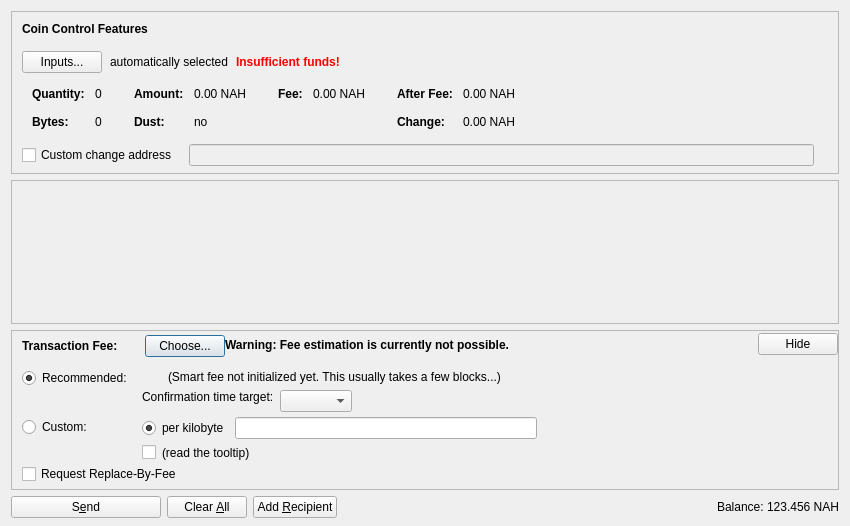
<?xml version="1.0" encoding="UTF-8"?>
<ui version="4.0">
 <class>SendCoinsDialog</class>
 <widget class="QDialog" name="SendCoinsDialog">
  <property name="geometry">
   <rect>
    <x>0</x>
    <y>0</y>
    <width>850</width>
    <height>526</height>
   </rect>
  </property>
  <property name="windowTitle">
   <string>Send Coins</string>
  </property>
  <layout class="QVBoxLayout" name="verticalLayout" stretch="0,1,0,0">
   <property name="bottomMargin">
    <number>8</number>
   </property>
   <item>
    <widget class="QFrame" name="frameCoinControl">
     <property name="sizePolicy">
      <sizepolicy hsizetype="Expanding" vsizetype="Expanding">
       <horstretch>0</horstretch>
       <verstretch>0</verstretch>
      </sizepolicy>
     </property>
     <property name="maximumSize">
      <size>
       <width>16777215</width>
       <height>16777215</height>
      </size>
     </property>
     <property name="frameShape">
      <enum>QFrame::StyledPanel</enum>
     </property>
     <property name="frameShadow">
      <enum>QFrame::Sunken</enum>
     </property>
     <layout class="QVBoxLayout" name="verticalLayoutCoinControl2">
      <property name="spacing">
       <number>0</number>
      </property>
      <property name="leftMargin">
       <number>0</number>
      </property>
      <property name="topMargin">
       <number>0</number>
      </property>
      <property name="rightMargin">
       <number>0</number>
      </property>
      <property name="bottomMargin">
       <number>6</number>
      </property>
      <item>
       <layout class="QVBoxLayout" name="verticalLayoutCoinControl" stretch="0,0,0,0,1">
        <property name="spacing">
         <number>0</number>
        </property>
        <property name="leftMargin">
         <number>10</number>
        </property>
        <property name="topMargin">
         <number>10</number>
        </property>
        <item>
         <layout class="QHBoxLayout" name="horizontalLayoutCoinControl1">
          <property name="bottomMargin">
           <number>15</number>
          </property>
          <item>
           <widget class="QLabel" name="labelCoinControlFeatures">
            <property name="sizePolicy">
             <sizepolicy hsizetype="Preferred" vsizetype="Maximum">
              <horstretch>0</horstretch>
              <verstretch>0</verstretch>
             </sizepolicy>
            </property>
            <property name="font">
             <font>
              <weight>75</weight>
              <bold>true</bold>
             </font>
            </property>
            <property name="styleSheet">
             <string notr="true">font-weight:bold;</string>
            </property>
            <property name="text">
             <string>Coin Control Features</string>
            </property>
           </widget>
          </item>
         </layout>
        </item>
        <item>
         <layout class="QHBoxLayout" name="horizontalLayoutCoinControl2" stretch="0,0,0,0">
          <property name="spacing">
           <number>8</number>
          </property>
          <property name="bottomMargin">
           <number>10</number>
          </property>
          <item>
           <widget class="QPushButton" name="pushButtonCoinControl">
            <property name="styleSheet">
             <string notr="true"/>
            </property>
            <property name="text">
             <string>Inputs...</string>
            </property>
            <property name="autoDefault">
             <bool>false</bool>
            </property>
           </widget>
          </item>
          <item>
           <widget class="QLabel" name="labelCoinControlAutomaticallySelected">
            <property name="text">
             <string>automatically selected</string>
            </property>
            <property name="margin">
             <number>5</number>
            </property>
           </widget>
          </item>
          <item>
           <widget class="QLabel" name="labelCoinControlInsuffFunds">
            <property name="font">
             <font>
              <weight>75</weight>
              <bold>true</bold>
             </font>
            </property>
            <property name="styleSheet">
             <string notr="true">color:red;font-weight:bold;</string>
            </property>
            <property name="text">
             <string>Insufficient funds!</string>
            </property>
            <property name="margin">
             <number>5</number>
            </property>
           </widget>
          </item>
          <item>
           <spacer name="horizontalSpacerCoinControl">
            <property name="orientation">
             <enum>Qt::Horizontal</enum>
            </property>
            <property name="sizeHint" stdset="0">
             <size>
              <width>40</width>
              <height>1</height>
             </size>
            </property>
           </spacer>
          </item>
         </layout>
        </item>
        <item>
         <widget class="QWidget" name="widgetCoinControl" native="true">
          <property name="sizePolicy">
           <sizepolicy hsizetype="Preferred" vsizetype="Preferred">
            <horstretch>0</horstretch>
            <verstretch>0</verstretch>
           </sizepolicy>
          </property>
          <property name="minimumSize">
           <size>
            <width>0</width>
            <height>0</height>
           </size>
          </property>
          <property name="styleSheet">
           <string notr="true"/>
          </property>
          <layout class="QHBoxLayout" name="horizontalLayoutCoinControl5">
           <property name="leftMargin">
            <number>0</number>
           </property>
           <property name="topMargin">
            <number>0</number>
           </property>
           <property name="rightMargin">
            <number>0</number>
           </property>
           <property name="bottomMargin">
            <number>0</number>
           </property>
           <item>
            <layout class="QHBoxLayout" name="horizontalLayoutCoinControl3" stretch="0,0,0,1">
             <property name="spacing">
              <number>20</number>
             </property>
             <property name="topMargin">
              <number>0</number>
             </property>
             <property name="bottomMargin">
              <number>10</number>
             </property>
             <item>
              <layout class="QFormLayout" name="formLayoutCoinControl1">
               <property name="horizontalSpacing">
                <number>10</number>
               </property>
               <property name="verticalSpacing">
                <number>14</number>
               </property>
               <property name="leftMargin">
                <number>10</number>
               </property>
               <property name="topMargin">
                <number>4</number>
               </property>
               <property name="rightMargin">
                <number>6</number>
               </property>
               <item row="0" column="0">
                <widget class="QLabel" name="labelCoinControlQuantityText">
                 <property name="font">
                  <font>
                   <weight>75</weight>
                   <bold>true</bold>
                  </font>
                 </property>
                 <property name="text">
                  <string>Quantity:</string>
                 </property>
                 <property name="margin">
                  <number>0</number>
                 </property>
                </widget>
               </item>
               <item row="0" column="1">
                <widget class="QLabel" name="labelCoinControlQuantity">
                 <property name="cursor">
                  <cursorShape>IBeamCursor</cursorShape>
                 </property>
                 <property name="contextMenuPolicy">
                  <enum>Qt::ActionsContextMenu</enum>
                 </property>
                 <property name="text">
                  <string notr="true">0</string>
                 </property>
                 <property name="margin">
                  <number>0</number>
                 </property>
                 <property name="textInteractionFlags">
                  <set>Qt::LinksAccessibleByMouse|Qt::TextSelectableByKeyboard|Qt::TextSelectableByMouse</set>
                 </property>
                </widget>
               </item>
               <item row="1" column="0">
                <widget class="QLabel" name="labelCoinControlBytesText">
                 <property name="font">
                  <font>
                   <weight>75</weight>
                   <bold>true</bold>
                  </font>
                 </property>
                 <property name="text">
                  <string>Bytes:</string>
                 </property>
                </widget>
               </item>
               <item row="1" column="1">
                <widget class="QLabel" name="labelCoinControlBytes">
                 <property name="cursor">
                  <cursorShape>IBeamCursor</cursorShape>
                 </property>
                 <property name="contextMenuPolicy">
                  <enum>Qt::ActionsContextMenu</enum>
                 </property>
                 <property name="text">
                  <string notr="true">0</string>
                 </property>
                 <property name="textInteractionFlags">
                  <set>Qt::LinksAccessibleByMouse|Qt::TextSelectableByKeyboard|Qt::TextSelectableByMouse</set>
                 </property>
                </widget>
               </item>
              </layout>
             </item>
             <item>
              <layout class="QFormLayout" name="formLayoutCoinControl2">
               <property name="horizontalSpacing">
                <number>10</number>
               </property>
               <property name="verticalSpacing">
                <number>14</number>
               </property>
               <property name="leftMargin">
                <number>6</number>
               </property>
               <property name="topMargin">
                <number>4</number>
               </property>
               <property name="rightMargin">
                <number>6</number>
               </property>
               <item row="0" column="0">
                <widget class="QLabel" name="labelCoinControlAmountText">
                 <property name="font">
                  <font>
                   <weight>75</weight>
                   <bold>true</bold>
                  </font>
                 </property>
                 <property name="text">
                  <string>Amount:</string>
                 </property>
                 <property name="margin">
                  <number>0</number>
                 </property>
                </widget>
               </item>
               <item row="0" column="1">
                <widget class="QLabel" name="labelCoinControlAmount">
                 <property name="cursor">
                  <cursorShape>IBeamCursor</cursorShape>
                 </property>
                 <property name="contextMenuPolicy">
                  <enum>Qt::ActionsContextMenu</enum>
                 </property>
                 <property name="text">
                  <string notr="true">0.00 NAH</string>
                 </property>
                 <property name="textInteractionFlags">
                  <set>Qt::LinksAccessibleByMouse|Qt::TextSelectableByKeyboard|Qt::TextSelectableByMouse</set>
                 </property>
                </widget>
               </item>
               <item row="1" column="0">
                <widget class="QLabel" name="labelCoinControlLowOutputText">
                 <property name="font">
                  <font>
                   <weight>75</weight>
                   <bold>true</bold>
                  </font>
                 </property>
                 <property name="text">
                  <string>Dust:</string>
                 </property>
                </widget>
               </item>
               <item row="1" column="1">
                <widget class="QLabel" name="labelCoinControlLowOutput">
                 <property name="cursor">
                  <cursorShape>IBeamCursor</cursorShape>
                 </property>
                 <property name="contextMenuPolicy">
                  <enum>Qt::ActionsContextMenu</enum>
                 </property>
                 <property name="text">
                  <string notr="true">no</string>
                 </property>
                 <property name="textInteractionFlags">
                  <set>Qt::LinksAccessibleByMouse|Qt::TextSelectableByKeyboard|Qt::TextSelectableByMouse</set>
                 </property>
                </widget>
               </item>
              </layout>
             </item>
             <item>
              <layout class="QFormLayout" name="formLayoutCoinControl3">
               <property name="horizontalSpacing">
                <number>10</number>
               </property>
               <property name="verticalSpacing">
                <number>14</number>
               </property>
               <property name="leftMargin">
                <number>6</number>
               </property>
               <property name="topMargin">
                <number>4</number>
               </property>
               <property name="rightMargin">
                <number>6</number>
               </property>
               <item row="0" column="0">
                <widget class="QLabel" name="labelCoinControlFeeText">
                 <property name="font">
                  <font>
                   <weight>75</weight>
                   <bold>true</bold>
                  </font>
                 </property>
                 <property name="text">
                  <string>Fee:</string>
                 </property>
                 <property name="margin">
                  <number>0</number>
                 </property>
                </widget>
               </item>
               <item row="0" column="1">
                <widget class="QLabel" name="labelCoinControlFee">
                 <property name="cursor">
                  <cursorShape>IBeamCursor</cursorShape>
                 </property>
                 <property name="contextMenuPolicy">
                  <enum>Qt::ActionsContextMenu</enum>
                 </property>
                 <property name="text">
                  <string notr="true">0.00 NAH</string>
                 </property>
                 <property name="textInteractionFlags">
                  <set>Qt::LinksAccessibleByMouse|Qt::TextSelectableByKeyboard|Qt::TextSelectableByMouse</set>
                 </property>
                </widget>
               </item>
              </layout>
             </item>
             <item>
              <layout class="QFormLayout" name="formLayoutCoinControl4">
               <property name="horizontalSpacing">
                <number>10</number>
               </property>
               <property name="verticalSpacing">
                <number>14</number>
               </property>
               <property name="leftMargin">
                <number>6</number>
               </property>
               <property name="topMargin">
                <number>4</number>
               </property>
               <property name="rightMargin">
                <number>6</number>
               </property>
               <item row="0" column="0">
                <widget class="QLabel" name="labelCoinControlAfterFeeText">
                 <property name="font">
                  <font>
                   <weight>75</weight>
                   <bold>true</bold>
                  </font>
                 </property>
                 <property name="text">
                  <string>After Fee:</string>
                 </property>
                 <property name="margin">
                  <number>0</number>
                 </property>
                </widget>
               </item>
               <item row="0" column="1">
                <widget class="QLabel" name="labelCoinControlAfterFee">
                 <property name="cursor">
                  <cursorShape>IBeamCursor</cursorShape>
                 </property>
                 <property name="contextMenuPolicy">
                  <enum>Qt::ActionsContextMenu</enum>
                 </property>
                 <property name="text">
                  <string notr="true">0.00 NAH</string>
                 </property>
                 <property name="textInteractionFlags">
                  <set>Qt::LinksAccessibleByMouse|Qt::TextSelectableByKeyboard|Qt::TextSelectableByMouse</set>
                 </property>
                </widget>
               </item>
               <item row="1" column="0">
                <widget class="QLabel" name="labelCoinControlChangeText">
                 <property name="font">
                  <font>
                   <weight>75</weight>
                   <bold>true</bold>
                  </font>
                 </property>
                 <property name="text">
                  <string>Change:</string>
                 </property>
                </widget>
               </item>
               <item row="1" column="1">
                <widget class="QLabel" name="labelCoinControlChange">
                 <property name="cursor">
                  <cursorShape>IBeamCursor</cursorShape>
                 </property>
                 <property name="contextMenuPolicy">
                  <enum>Qt::ActionsContextMenu</enum>
                 </property>
                 <property name="text">
                  <string notr="true">0.00 NAH</string>
                 </property>
                 <property name="textInteractionFlags">
                  <set>Qt::LinksAccessibleByMouse|Qt::TextSelectableByKeyboard|Qt::TextSelectableByMouse</set>
                 </property>
                </widget>
               </item>
              </layout>
             </item>
            </layout>
           </item>
          </layout>
         </widget>
        </item>
        <item>
         <layout class="QHBoxLayout" name="horizontalLayoutCoinControl4" stretch="0,0,0">
          <property name="spacing">
           <number>12</number>
          </property>
          <property name="sizeConstraint">
           <enum>QLayout::SetDefaultConstraint</enum>
          </property>
          <property name="topMargin">
           <number>5</number>
          </property>
          <property name="rightMargin">
           <number>5</number>
          </property>
          <item>
           <widget class="QCheckBox" name="checkBoxCoinControlChange">
            <property name="toolTip">
             <string>If this is activated, but the change address is empty or invalid, change will be sent to a newly generated address.</string>
            </property>
            <property name="text">
             <string>Custom change address</string>
            </property>
           </widget>
          </item>
          <item>
           <widget class="QValidatedLineEdit" name="lineEditCoinControlChange">
            <property name="enabled">
             <bool>false</bool>
            </property>
            <property name="sizePolicy">
             <sizepolicy hsizetype="Expanding" vsizetype="Fixed">
              <horstretch>0</horstretch>
              <verstretch>0</verstretch>
             </sizepolicy>
            </property>
           </widget>
          </item>
          <item>
           <widget class="QLabel" name="labelCoinControlChangeLabel">
            <property name="sizePolicy">
             <sizepolicy hsizetype="Preferred" vsizetype="Expanding">
              <horstretch>0</horstretch>
              <verstretch>0</verstretch>
             </sizepolicy>
            </property>
            <property name="minimumSize">
             <size>
              <width>0</width>
              <height>0</height>
             </size>
            </property>
            <property name="text">
             <string/>
            </property>
            <property name="margin">
             <number>3</number>
            </property>
           </widget>
          </item>
         </layout>
        </item>
        <item>
         <spacer name="verticalSpacerCoinControl">
          <property name="orientation">
           <enum>Qt::Vertical</enum>
          </property>
          <property name="sizeHint" stdset="0">
           <size>
            <width>800</width>
            <height>1</height>
           </size>
          </property>
         </spacer>
        </item>
       </layout>
      </item>
     </layout>
    </widget>
   </item>
   <item>
    <widget class="QScrollArea" name="scrollArea">
     <property name="widgetResizable">
      <bool>true</bool>
     </property>
     <widget class="QWidget" name="scrollAreaWidgetContents">
      <property name="geometry">
       <rect>
        <x>0</x>
        <y>0</y>
        <width>830</width>
        <height>104</height>
       </rect>
      </property>
      <layout class="QVBoxLayout" name="verticalLayout_2" stretch="0,1">
       <property name="leftMargin">
        <number>0</number>
       </property>
       <property name="topMargin">
        <number>0</number>
       </property>
       <property name="rightMargin">
        <number>0</number>
       </property>
       <property name="bottomMargin">
        <number>0</number>
       </property>
       <item>
        <layout class="QVBoxLayout" name="entries">
         <property name="spacing">
          <number>6</number>
         </property>
        </layout>
       </item>
       <item>
        <spacer name="verticalSpacer">
         <property name="orientation">
          <enum>Qt::Vertical</enum>
         </property>
         <property name="sizeHint" stdset="0">
          <size>
           <width>20</width>
           <height>40</height>
          </size>
         </property>
        </spacer>
       </item>
      </layout>
     </widget>
    </widget>
   </item>
   <item>
    <widget class="QFrame" name="frameFee">
     <property name="sizePolicy">
      <sizepolicy hsizetype="Expanding" vsizetype="Expanding">
       <horstretch>0</horstretch>
       <verstretch>0</verstretch>
      </sizepolicy>
     </property>
     <property name="maximumSize">
      <size>
       <width>16777215</width>
       <height>16777215</height>
      </size>
     </property>
     <property name="frameShape">
      <enum>QFrame::StyledPanel</enum>
     </property>
     <property name="frameShadow">
      <enum>QFrame::Sunken</enum>
     </property>
     <layout class="QVBoxLayout" name="verticalLayoutFee1">
      <property name="spacing">
       <number>0</number>
      </property>
      <property name="leftMargin">
       <number>0</number>
      </property>
      <property name="topMargin">
       <number>0</number>
      </property>
      <property name="rightMargin">
       <number>0</number>
      </property>
      <property name="bottomMargin">
       <number>0</number>
      </property>
      <item>
       <layout class="QVBoxLayout" name="verticalLayoutFee2" stretch="0,0,0">
        <property name="spacing">
         <number>0</number>
        </property>
        <property name="leftMargin">
         <number>10</number>
        </property>
        <property name="topMargin">
         <number>0</number>
        </property>
        <item>
         <layout class="QHBoxLayout" name="horizontalLayoutFee1">
          <property name="bottomMargin">
           <number>0</number>
          </property>
          <item>
           <layout class="QVBoxLayout" name="verticalLayoutFee7">
            <property name="spacing">
             <number>0</number>
            </property>
            <item>
             <spacer name="verticalSpacerSmartFee">
              <property name="orientation">
               <enum>Qt::Vertical</enum>
              </property>
              <property name="sizeType">
               <enum>QSizePolicy::Fixed</enum>
              </property>
              <property name="sizeHint" stdset="0">
               <size>
                <width>1</width>
                <height>4</height>
               </size>
              </property>
             </spacer>
            </item>
            <item>
             <layout class="QHBoxLayout" name="horizontalLayoutSmartFee">
              <property name="spacing">
               <number>10</number>
              </property>
              <item>
               <widget class="QLabel" name="labelFeeHeadline">
                <property name="sizePolicy">
                 <sizepolicy hsizetype="Preferred" vsizetype="Maximum">
                  <horstretch>0</horstretch>
                  <verstretch>0</verstretch>
                 </sizepolicy>
                </property>
                <property name="font">
                 <font>
                  <weight>75</weight>
                  <bold>true</bold>
                 </font>
                </property>
                <property name="styleSheet">
                 <string notr="true">font-weight:bold;</string>
                </property>
                <property name="text">
                 <string>Transaction Fee:</string>
                </property>
               </widget>
              </item>
              <item>
               <widget class="QLabel" name="labelFeeMinimized">
                <property name="text">
                 <string/>
                </property>
               </widget>
              </item>
              <item>
               <widget class="QPushButton" name="buttonChooseFee">
                <property name="text">
                 <string>Choose...</string>
                </property>
               </widget>
              </item>
             </layout>
            </item>
            <item>
             <spacer name="verticalSpacer_5">
              <property name="orientation">
               <enum>Qt::Vertical</enum>
              </property>
              <property name="sizeHint" stdset="0">
               <size>
                <width>1</width>
                <height>1</height>
               </size>
              </property>
             </spacer>
            </item>
           </layout>
          </item>
          <item>
           <widget class="QLabel" name="fallbackFeeWarningLabel">
            <property name="toolTip">
             <string>Using the fallbackfee can result in sending a transaction that will take several hours or days (or never) to confirm. Consider choosing your fee manually or wait until you have validated the complete chain.</string>
            </property>
            <property name="font">
            <font>
                <weight>75</weight>
                <bold>true</bold>
            </font>
            </property>
            <property name="text">
             <string>Warning: Fee estimation is currently not possible.</string>
            </property>
            <property name="wordWrap">
             <bool>false</bool>
            </property>
           </widget>
          </item>
          <item>
           <spacer name="horizontalSpacer_4">
            <property name="orientation">
             <enum>Qt::Horizontal</enum>
            </property>
            <property name="sizeType">
             <enum>QSizePolicy::MinimumExpanding</enum>
            </property>
            <property name="sizeHint" stdset="0">
             <size>
              <width>40</width>
              <height>20</height>
             </size>
            </property>
           </spacer>
          </item>
          <item>
           <widget class="QPushButton" name="buttonMinimizeFee">
            <property name="toolTip">
             <string>collapse fee-settings</string>
            </property>
            <property name="text">
             <string>Hide</string>
            </property>
           </widget>
          </item>
         </layout>
        </item>
        <item>
         <widget class="QFrame" name="frameFeeSelection">
          <layout class="QVBoxLayout" name="verticalLayoutFee12">
           <property name="spacing">
            <number>0</number>
           </property>
           <property name="leftMargin">
            <number>0</number>
           </property>
           <property name="topMargin">
            <number>0</number>
           </property>
           <property name="rightMargin">
            <number>0</number>
           </property>
           <property name="bottomMargin">
            <number>0</number>
           </property>
           <item>
            <layout class="QGridLayout" name="gridLayoutFee">
             <property name="topMargin">
              <number>10</number>
             </property>
             <property name="bottomMargin">
              <number>4</number>
             </property>
             <property name="horizontalSpacing">
              <number>10</number>
             </property>
             <property name="verticalSpacing">
              <number>4</number>
             </property>
             <item row="1" column="1">
              <layout class="QVBoxLayout" name="verticalLayoutFee8">
               <property name="spacing">
                <number>6</number>
               </property>
               <item>
                <layout class="QHBoxLayout" name="horizontalLayoutFee13">
                 <item>
                  <widget class="QRadioButton" name="radioCustomPerKilobyte">
                   <property name="toolTip">
                    <string>If the custom fee is set to 1000 satoshis and the transaction is only 250 bytes, then &quot;per kilobyte&quot; only pays 250 satoshis in fee, while &quot;total at least&quot; pays 1000 satoshis. For transactions bigger than a kilobyte both pay by kilobyte.</string>
                   </property>
                   <property name="text">
                    <string>per kilobyte</string>
                   </property>
                   <property name="checked">
                    <bool>true</bool>
                   </property>
                   <attribute name="buttonGroup">
                    <string notr="true">groupCustomFee</string>
                   </attribute>
                  </widget>
                 </item>
                 <item>
                  <widget class="BitcoinAmountField" name="customFee"/>
                 </item>
                 <item>
                  <spacer name="horizontalSpacer_6">
                   <property name="orientation">
                    <enum>Qt::Horizontal</enum>
                   </property>
                   <property name="sizeHint" stdset="0">
                    <size>
                     <width>1</width>
                     <height>1</height>
                    </size>
                   </property>
                  </spacer>
                 </item>
                </layout>
               </item>
               <item>
                <layout class="QHBoxLayout" name="horizontalLayoutFee8">
                 <item>
                  <widget class="QCheckBox" name="checkBoxMinimumFee">
                   <property name="toolTip">
                    <string>Paying only the minimum fee is just fine as long as there is less transaction volume than space in the blocks. But be aware that this can end up in a never confirming transaction once there is more demand for picscoin transactions than the network can process.</string>
                   </property>
                   <property name="text">
                    <string/>
                   </property>
                  </widget>
                 </item>
                 <item>
                  <widget class="QLabel" name="labelMinFeeWarning">
                   <property name="enabled">
                    <bool>true</bool>
                   </property>
                   <property name="toolTip">
                    <string>Paying only the minimum fee is just fine as long as there is less transaction volume than space in the blocks. But be aware that this can end up in a never confirming transaction once there is more demand for picscoin transactions than the network can process.</string>
                   </property>
                   <property name="text">
                    <string>(read the tooltip)</string>
                   </property>
                   <property name="margin">
                    <number>5</number>
                   </property>
                  </widget>
                 </item>
                 <item>
                  <spacer name="horizontalSpacer_2">
                   <property name="orientation">
                    <enum>Qt::Horizontal</enum>
                   </property>
                   <property name="sizeHint" stdset="0">
                    <size>
                     <width>1</width>
                     <height>1</height>
                    </size>
                   </property>
                  </spacer>
                 </item>
                </layout>
               </item>
              </layout>
             </item>
             <item row="0" column="0">
              <layout class="QVBoxLayout" name="verticalLayoutFee4" stretch="0,1">
               <item>
                <widget class="QRadioButton" name="radioSmartFee">
                 <property name="text">
                  <string>Recommended:</string>
                 </property>
                 <property name="checked">
                  <bool>true</bool>
                 </property>
                 <attribute name="buttonGroup">
                  <string notr="true">groupFee</string>
                 </attribute>
                </widget>
               </item>
               <item>
                <spacer name="verticalSpacer_2">
                 <property name="orientation">
                  <enum>Qt::Vertical</enum>
                 </property>
                 <property name="sizeHint" stdset="0">
                  <size>
                   <width>1</width>
                   <height>1</height>
                  </size>
                 </property>
                </spacer>
               </item>
              </layout>
             </item>
             <item row="1" column="0">
              <layout class="QVBoxLayout" name="verticalLayoutFee9" stretch="0,1">
               <item>
                <widget class="QRadioButton" name="radioCustomFee">
                 <property name="text">
                  <string>Custom:</string>
                 </property>
                 <attribute name="buttonGroup">
                  <string notr="true">groupFee</string>
                 </attribute>
                </widget>
               </item>
               <item>
                <spacer name="verticalSpacer_6">
                 <property name="orientation">
                  <enum>Qt::Vertical</enum>
                 </property>
                 <property name="sizeHint" stdset="0">
                  <size>
                   <width>1</width>
                   <height>1</height>
                  </size>
                 </property>
                </spacer>
               </item>
              </layout>
             </item>
             <item row="0" column="1">
              <layout class="QVBoxLayout" name="verticalLayoutFee3" stretch="0,0,1">
               <property name="spacing">
                <number>6</number>
               </property>
               <property name="topMargin">
                <number>2</number>
               </property>
               <item>
                <layout class="QHBoxLayout" name="horizontalLayoutFee12">
                 <item>
                  <widget class="QLabel" name="labelSmartFee">
                   <property name="text">
                    <string/>
                   </property>
                   <property name="margin">
                    <number>2</number>
                   </property>
                  </widget>
                 </item>
                 <item>
                  <widget class="QLabel" name="labelFeeEstimation">
                   <property name="text">
                    <string/>
                   </property>
                  </widget>
                 </item>
                 <item>
                  <widget class="QLabel" name="labelSmartFee2">
                   <property name="text">
                    <string>(Smart fee not initialized yet. This usually takes a few blocks...)</string>
                   </property>
                   <property name="margin">
                    <number>2</number>
                   </property>
                  </widget>
                 </item>
                 <item>
                  <spacer name="horizontalSpacer_5">
                   <property name="orientation">
                    <enum>Qt::Horizontal</enum>
                   </property>
                   <property name="sizeHint" stdset="0">
                    <size>
                     <width>1</width>
                     <height>1</height>
                    </size>
                   </property>
                  </spacer>
                 </item>
                </layout>
               </item>
               <item>
                <layout class="QHBoxLayout" name="horizontalLayoutFee9">
                 <item>
                  <layout class="QVBoxLayout" name="verticalLayoutFee6">
                   <item>
                    <widget class="QLabel" name="labelSmartFee3">
                     <property name="text">
                      <string>Confirmation time target:</string>
                     </property>
                     <property name="margin">
                      <number>2</number>
                     </property>
                    </widget>
                   </item>
                   <item>
                    <spacer name="verticalSpacer_3">
                     <property name="orientation">
                      <enum>Qt::Vertical</enum>
                     </property>
                     <property name="sizeHint" stdset="0">
                      <size>
                       <width>1</width>
                       <height>1</height>
                      </size>
                     </property>
                    </spacer>
                   </item>
                  </layout>
                 </item>
                 <item>
                  <layout class="QVBoxLayout" name="verticalLayoutFee5">
                   <property name="rightMargin">
                    <number>30</number>
                   </property>
                   <item>
                    <layout class="QHBoxLayout" name="horizontalLayoutConfTarget">
                     <property name="bottomMargin">
                      <number>0</number>
                     </property>
                     <item>
                      <widget class="QComboBox" name="confTargetSelector"/>
                     </item>
                     <item>
                      <spacer name="horizontalSpacerConfTarget">
                       <property name="orientation">
                        <enum>Qt::Horizontal</enum>
                       </property>
                       <property name="sizeHint" stdset="0">
                        <size>
                         <width>40</width>
                         <height>20</height>
                        </size>
                       </property>
                      </spacer>
                     </item>
                    </layout>
                   </item>
                  </layout>
                 </item>
                </layout>
               </item>
               <item>
                <spacer name="verticalSpacer_4">
                 <property name="orientation">
                  <enum>Qt::Vertical</enum>
                 </property>
                 <property name="sizeHint" stdset="0">
                  <size>
                   <width>1</width>
                   <height>1</height>
                  </size>
                 </property>
                </spacer>
               </item>
              </layout>
             </item>
            </layout>
           </item>
           <item>
            <widget class="QCheckBox" name="optInRBF">
             <property name="text">
              <string>Request Replace-By-Fee</string>
             </property>
             <property name="toolTip">
              <string>Indicates that the sender may wish to replace this transaction with a new one paying higher fees (prior to being confirmed).</string>
             </property>
            </widget>
           </item>
          </layout>
         </widget>
        </item>
        <item>
         <spacer name="verticalSpacerFee">
          <property name="orientation">
           <enum>Qt::Vertical</enum>
          </property>
          <property name="sizeHint" stdset="0">
           <size>
            <width>40</width>
            <height>5</height>
           </size>
          </property>
         </spacer>
        </item>
       </layout>
      </item>
     </layout>
    </widget>
   </item>
   <item>
    <layout class="QHBoxLayout" name="horizontalLayout">
     <item>
      <widget class="QPushButton" name="sendButton">
       <property name="minimumSize">
        <size>
         <width>150</width>
         <height>0</height>
        </size>
       </property>
       <property name="toolTip">
        <string>Confirm the send action</string>
       </property>
       <property name="text">
        <string>S&amp;end</string>
       </property>
       <property name="icon">
        <iconset resource="../bitcoin.qrc">
         <normaloff>:/icons/send</normaloff>:/icons/send</iconset>
       </property>
       <property name="autoDefault">
        <bool>false</bool>
       </property>
       <property name="default">
        <bool>false</bool>
       </property>
      </widget>
     </item>
     <item>
      <widget class="QPushButton" name="clearButton">
       <property name="sizePolicy">
        <sizepolicy hsizetype="Minimum" vsizetype="Fixed">
         <horstretch>0</horstretch>
         <verstretch>0</verstretch>
        </sizepolicy>
       </property>
       <property name="toolTip">
        <string>Clear all fields of the form.</string>
       </property>
       <property name="text">
        <string>Clear &amp;All</string>
       </property>
       <property name="icon">
        <iconset resource="../bitcoin.qrc">
         <normaloff>:/icons/remove</normaloff>:/icons/remove</iconset>
       </property>
       <property name="autoDefault">
        <bool>false</bool>
       </property>
      </widget>
     </item>
     <item>
      <widget class="QPushButton" name="addButton">
       <property name="toolTip">
        <string>Send to multiple recipients at once</string>
       </property>
       <property name="text">
        <string>Add &amp;Recipient</string>
       </property>
       <property name="icon">
        <iconset resource="../bitcoin.qrc">
         <normaloff>:/icons/add</normaloff>:/icons/add</iconset>
       </property>
       <property name="autoDefault">
        <bool>false</bool>
       </property>
      </widget>
     </item>
     <item>
      <spacer name="horizontalSpacer">
       <property name="orientation">
        <enum>Qt::Horizontal</enum>
       </property>
       <property name="sizeHint" stdset="0">
        <size>
         <width>40</width>
         <height>20</height>
        </size>
       </property>
      </spacer>
     </item>
     <item>
      <layout class="QHBoxLayout" name="horizontalLayout_2">
       <property name="spacing">
        <number>3</number>
       </property>
       <item>
        <widget class="QLabel" name="label">
         <property name="sizePolicy">
          <sizepolicy hsizetype="Preferred" vsizetype="Fixed">
           <horstretch>0</horstretch>
           <verstretch>0</verstretch>
          </sizepolicy>
         </property>
         <property name="text">
          <string>Balance:</string>
         </property>
        </widget>
       </item>
       <item>
        <widget class="QLabel" name="labelBalance">
         <property name="sizePolicy">
          <sizepolicy hsizetype="Preferred" vsizetype="Fixed">
           <horstretch>0</horstretch>
           <verstretch>0</verstretch>
          </sizepolicy>
         </property>
         <property name="cursor">
          <cursorShape>IBeamCursor</cursorShape>
         </property>
         <property name="text">
          <string notr="true">123.456 NAH</string>
         </property>
         <property name="textInteractionFlags">
          <set>Qt::LinksAccessibleByMouse|Qt::TextSelectableByKeyboard|Qt::TextSelectableByMouse</set>
         </property>
        </widget>
       </item>
      </layout>
     </item>
    </layout>
   </item>
  </layout>
 </widget>
 <customwidgets>
  <customwidget>
   <class>QValidatedLineEdit</class>
   <extends>QLineEdit</extends>
   <header>qvalidatedlineedit.h</header>
  </customwidget>
  <customwidget>
   <class>BitcoinAmountField</class>
   <extends>QLineEdit</extends>
   <header>bitcoinamountfield.h</header>
   <container>1</container>
  </customwidget>
 </customwidgets>
 <resources>
  <include location="../bitcoin.qrc"/>
 </resources>
 <connections/>
 <buttongroups>
  <buttongroup name="groupFee"/>
  <buttongroup name="groupCustomFee"/>
 </buttongroups>
</ui>
